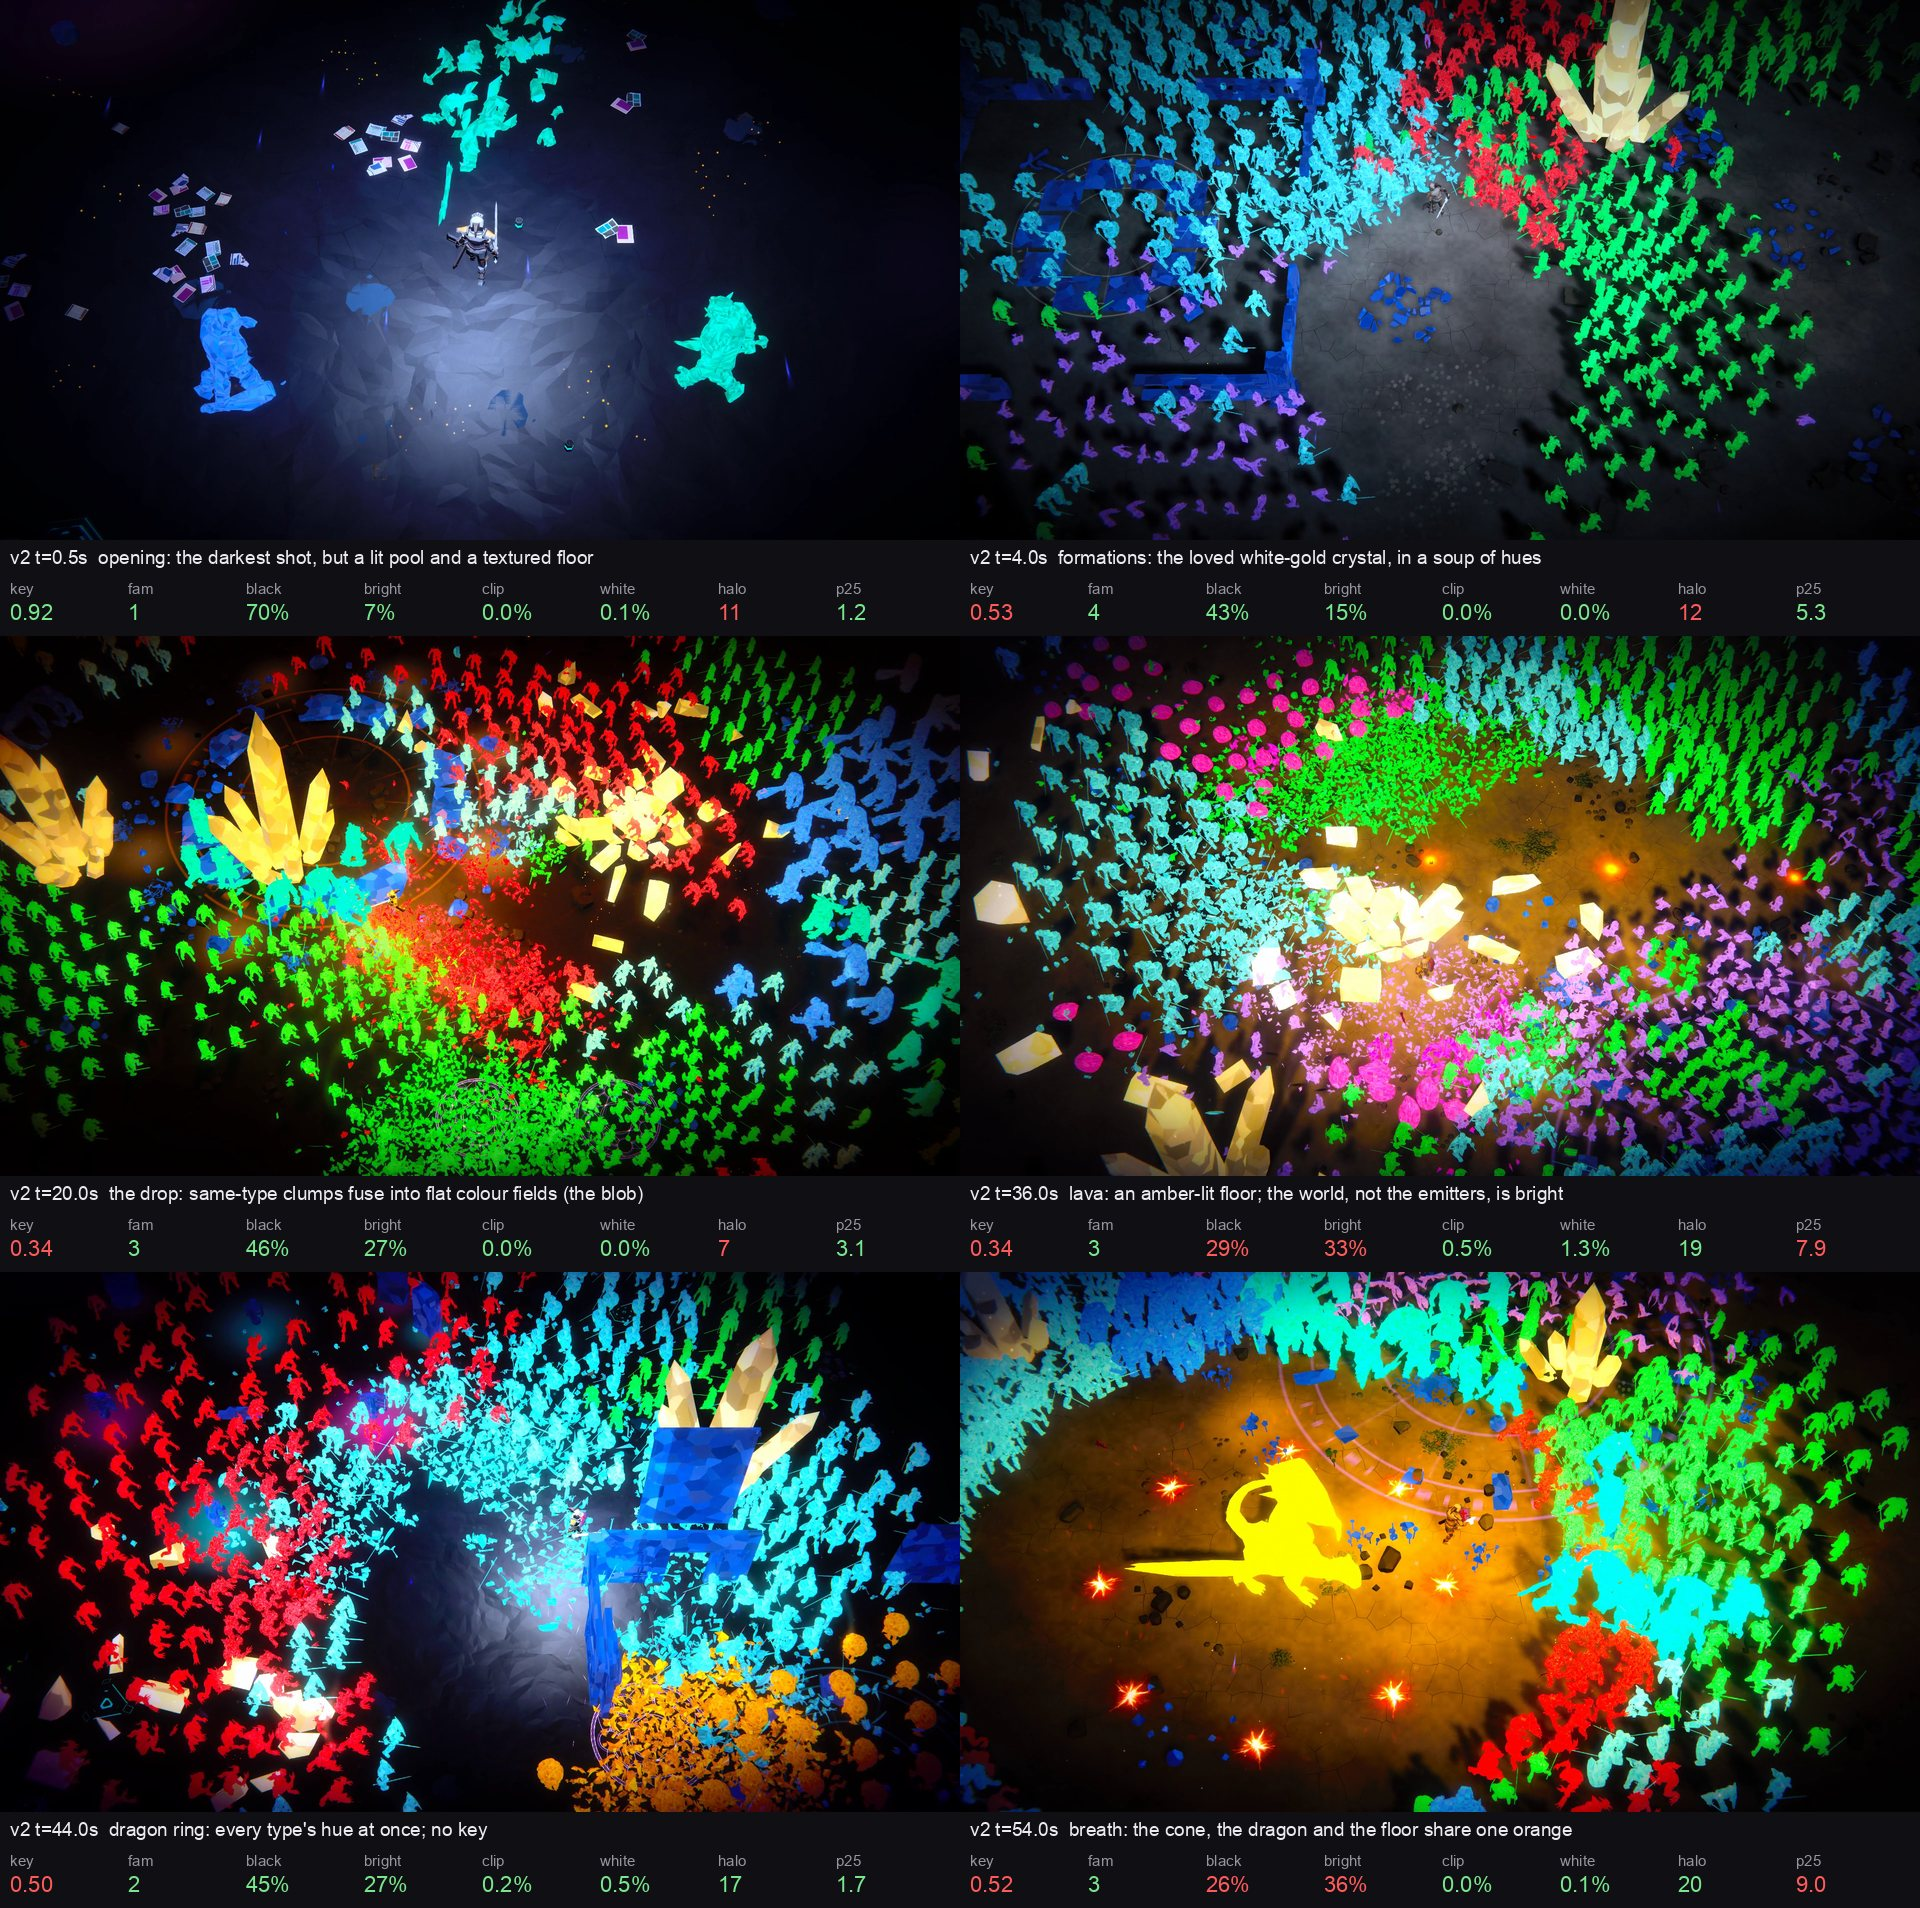

This figure's Python source:
"""The neon look's reference board (ps-wnj.1): v2 crystal-cut frames measured against the style guide.

    uv run --project demo3d/tools python demo3d/evidence/look/style/board.py [captures/trailer-crystal-v2.silent.mp4]

Pulls BOARD frames from the v2 capture with ffmpeg, measures each with the guide's frame-level rules
(docs/design/neon-look-style.md, Rules and Thresholds), writes board.jpg (ps-render tagged) and
prints the rules table that README.md quotes. Mask-based rules (floor, monster form, swarm
separation, hero brightest) need the players' ID render and view json; the look metrics bead (ps-wnj.2) measures those. On a finished
video the frame's L* p25 (the darkest quarter must be void) stands in for the floor rule.
"""

from __future__ import annotations

import subprocess
import sys
import tempfile
from pathlib import Path

import numpy as np
from PIL import Image, ImageDraw, ImageFilter, ImageFont

from demo3d_tools.filmstrip import save_tagged
from demo3d_tools.look import chroma, hue, lstar

HERE = Path(__file__).resolve().parent
ROOT = HERE.parents[3]
W = 960  # the guide measures at 960 px wide: its ring widths are in these pixels

BOARD = [  # (time s, what the frame shows)
    (0.5, "opening: the darkest shot, but a lit pool and a textured floor"),
    (4.0, "formations: the loved white-gold crystal, in a soup of hues"),
    (20.0, "the drop: same-type clumps fuse into flat colour fields (the blob)"),
    (36.0, "lava: an amber-lit floor; the world, not the emitters, is bright"),
    (44.0, "dragon ring: every type's hue at once; no key"),
    (54.0, "breath: the cone, the dragon and the floor share one orange"),
]

# The guide's frame-level thresholds (Rules and Thresholds); every preset's ceiling where they differ.
T = {"key60": 0.55, "families": 4, "black": 0.30, "bright_max": 0.32, "clipped": 0.02, "white": 0.02,
     "halo": 15.0, "p25": 6.0}


def dilate(mask: np.ndarray, r: int) -> np.ndarray:
    return np.asarray(Image.fromarray(mask.astype(np.uint8) * 255).filter(ImageFilter.MaxFilter(2 * r + 1))) > 0


def hue_windows(h: np.ndarray) -> tuple[float, int]:
    """The key (the largest share of colourful pixels in one 60-degree window) and the families
    (greedy 60-degree windows each holding at least 8% of them)."""
    hist = np.histogram(h, bins=36, range=(0, 360))[0].astype(float)
    hist /= max(hist.sum(), 1.0)
    win = lambda x: np.array([sum(x[(i + k) % 36] for k in range(6)) for i in range(36)])
    key = float(win(hist).max())
    rest, fams = hist.copy(), 0
    while True:
        w = win(rest)
        i = int(w.argmax())
        if w[i] < 0.08:
            return key, fams
        fams += 1
        for k in range(6):
            rest[(i + k) % 36] = 0


def measure(rgb: np.ndarray) -> dict[str, float]:
    L, C, H = lstar(rgb), chroma(rgb), hue(rgb)
    colourful = (C >= 30) & (L >= 20)
    key, fams = hue_windows(H[colourful])
    emit = L >= 70
    ring = dilate(emit, 10) & ~dilate(emit, 3) & (L < 70)
    p25 = float(np.percentile(L, 25))
    return {
        "key60": key, "families": fams,
        "black": float((L < 10).mean()), "bright": float((L >= 50).mean()),
        "clipped": float((rgb.min(axis=-1) >= 250).mean()), "white": float(((C < 15) & (L >= 85)).mean()),
        "halo": float(np.median(L[ring]) - p25) if ring.any() else 0.0,
        "p25": p25,
    }


def verdicts(m: dict[str, float]) -> dict[str, bool]:
    return {
        "key60": m["key60"] >= T["key60"], "families": m["families"] <= T["families"],
        "black": m["black"] >= T["black"], "bright": m["bright"] <= T["bright_max"],
        "clipped": m["clipped"] <= T["clipped"], "white": m["white"] <= T["white"],
        "halo": m["halo"] >= T["halo"], "p25": m["p25"] <= T["p25"],
    }


def frame(video: Path, t: float, tmp: Path) -> np.ndarray:
    out = tmp / f"f-{t:06.2f}.png"
    subprocess.run(["ffmpeg", "-v", "error", "-y", "-ss", f"{t}", "-i", str(video), "-frames:v", "1", str(out)], check=True)
    im = Image.open(out).convert("RGB")
    return np.asarray(im.resize((W, round(im.height * W / im.width)), Image.LANCZOS))


def font(size: int) -> ImageFont.ImageFont:
    for f in ("/System/Library/Fonts/Supplemental/Arial.ttf", "/System/Library/Fonts/Helvetica.ttc"):
        try:
            return ImageFont.truetype(f, size)
        except OSError:
            pass
    return ImageFont.load_default()


def tile(rgb: np.ndarray, t: float, note: str, m: dict[str, float], ok: dict[str, bool]) -> Image.Image:
    im = Image.fromarray(rgb)
    band = 96
    out = Image.new("RGB", (im.width, im.height + band), (16, 16, 20))
    out.paste(im, (0, 0))
    d = ImageDraw.Draw(out)
    d.text((10, im.height + 6), f"v2 t={t:.1f}s  {note}", fill=(235, 235, 240), font=font(19))
    cells = [("key", f"{m['key60']:.2f}", ok["key60"]), ("fam", f"{m['families']}", ok["families"]),
             ("black", f"{m['black']:.0%}", ok["black"]), ("bright", f"{m['bright']:.0%}", ok["bright"]),
             ("clip", f"{m['clipped']:.1%}", ok["clipped"]), ("white", f"{m['white']:.1%}", ok["white"]),
             ("halo", f"{m['halo']:.0f}", ok["halo"]), ("p25", f"{m['p25']:.1f}", ok["p25"])]
    x = 10
    for name, val, good in cells:
        d.text((x, im.height + 40), name, fill=(150, 150, 160), font=font(15))
        d.text((x, im.height + 60), val, fill=(120, 230, 140) if good else (255, 90, 90), font=font(22))
        x += 118
    return out


def main() -> int:
    video = Path(sys.argv[1]) if len(sys.argv) > 1 else ROOT / "captures" / "trailer-crystal-v2.silent.mp4"
    rows, tiles = [], []
    with tempfile.TemporaryDirectory() as tmp:
        for t, note in BOARD:
            rgb = frame(video, t, Path(tmp))
            m = measure(rgb)
            ok = verdicts(m)
            tiles.append(tile(rgb, t, note, m, ok))
            rows.append((t, note, m, ok))
    cols = 2
    tw, th = tiles[0].size
    sheet = Image.new("RGB", (tw * cols, th * ((len(tiles) + cols - 1) // cols)), (0, 0, 0))
    for i, im in enumerate(tiles):
        sheet.paste(im, ((i % cols) * tw, (i // cols) * th))
    save_tagged(sheet, HERE / "board.jpg", "neon-look style board v2")
    mark = lambda good: "" if good else " ✗"
    lines = [
        "| t (s) | frame | key60 (>= 0.55) | families (<= 4) | near-black (>= 30%) | bright (<= 32%) "
        "| clipped (<= 2%) | white (<= 2%) | halo dL* (>= 15) | L* p25 (<= 6) |",
        "|---:|---|---:|---:|---:|---:|---:|---:|---:|---:|",
    ]
    for t, note, m, ok in rows:
        lines.append(
            f"| {t:.1f} | {note} | {m['key60']:.2f}{mark(ok['key60'])} | {m['families']}{mark(ok['families'])} "
            f"| {m['black']:.0%}{mark(ok['black'])} | {m['bright']:.0%}{mark(ok['bright'])} "
            f"| {m['clipped']:.1%}{mark(ok['clipped'])} | {m['white']:.1%}{mark(ok['white'])} "
            f"| {m['halo']:.1f}{mark(ok['halo'])} | {m['p25']:.1f}{mark(ok['p25'])} |")
    print("\n".join(lines))
    return 0


if __name__ == "__main__":
    sys.exit(main())
